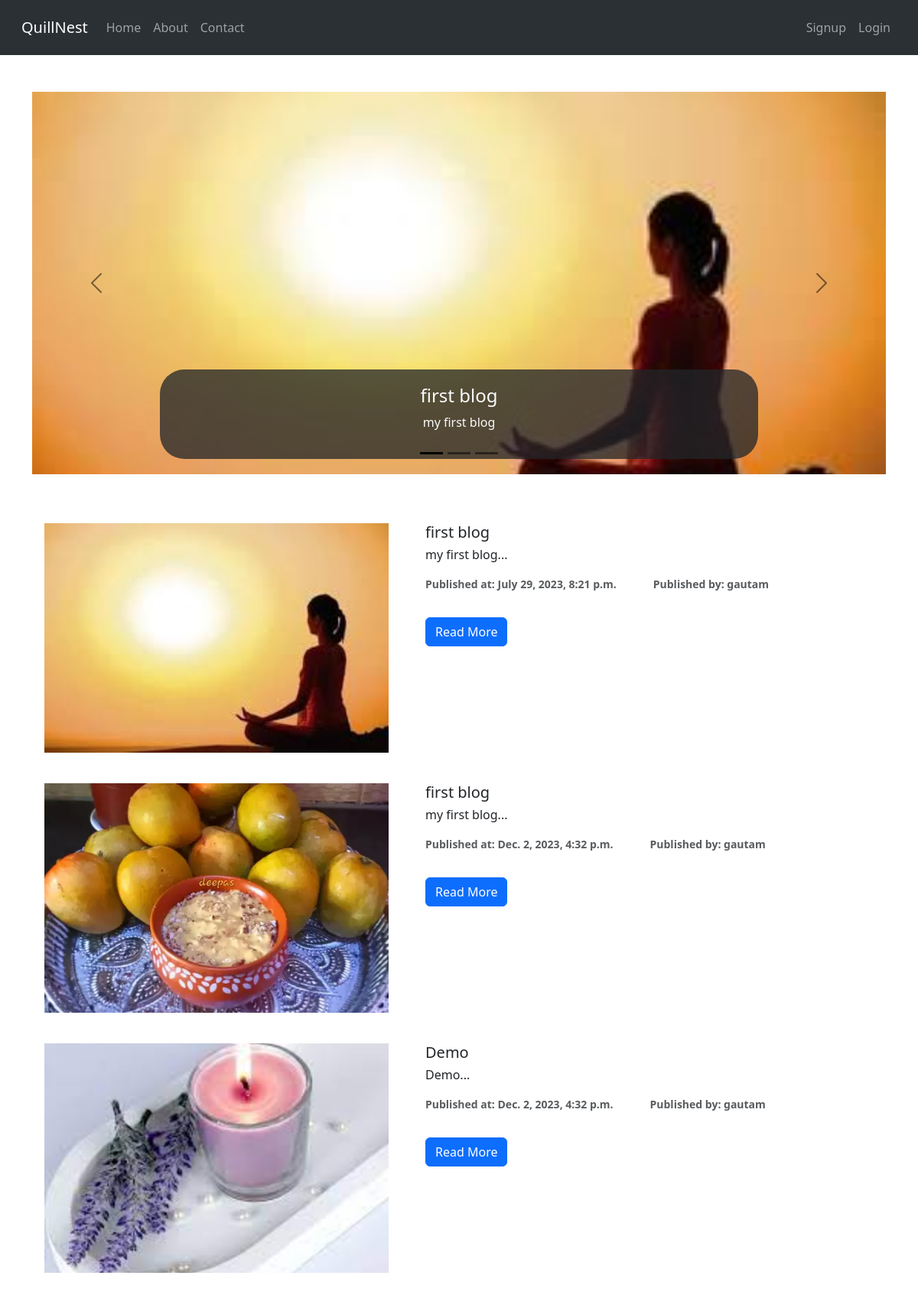
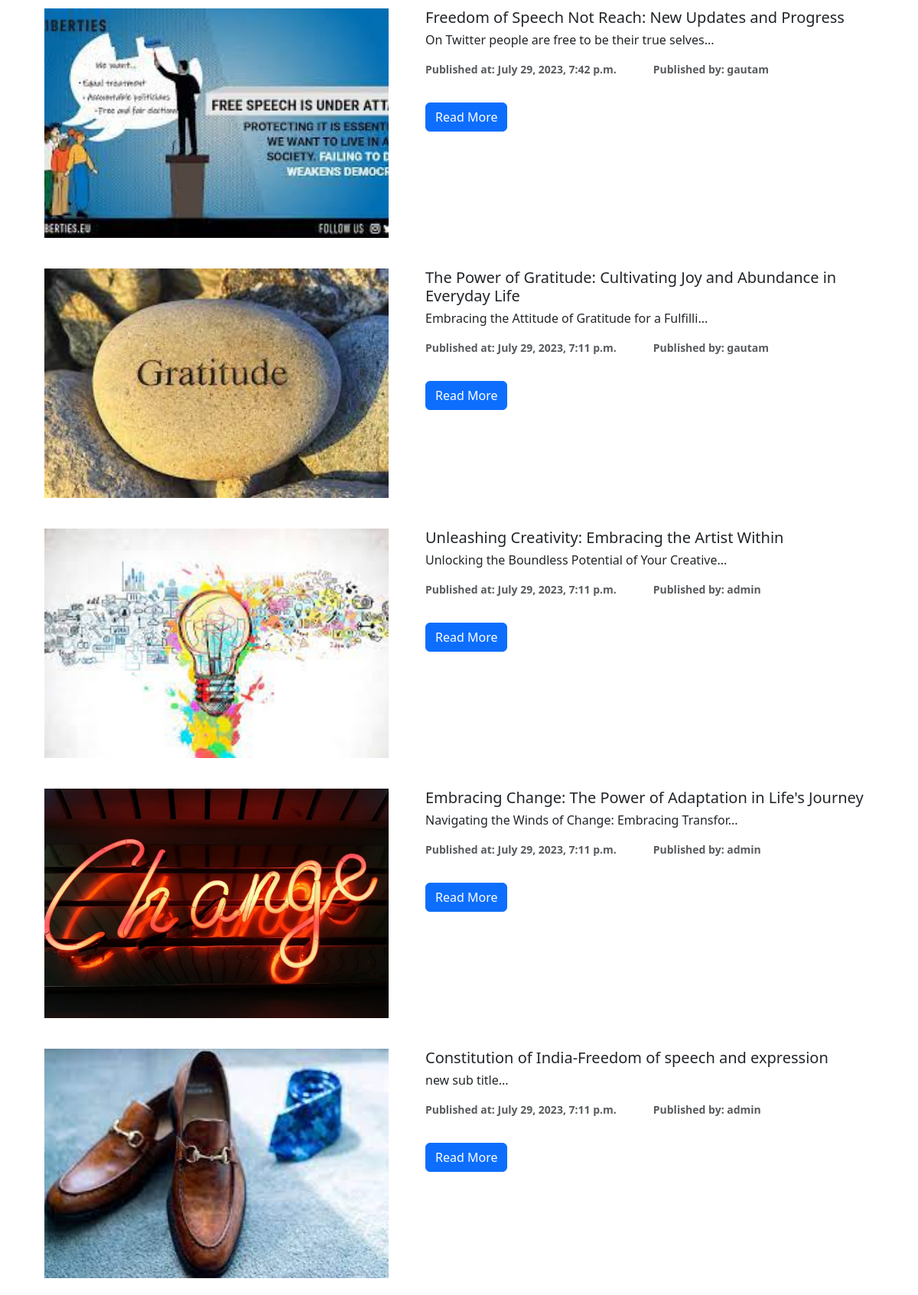
The page / (upper part) on the database its author committed (2 pictures, top to bottom).
### blogs/models.py (models this page shows, shortened)
class SoftDelete(models.Model):
    is_deleted = models.BooleanField(default=False)
    objects = CustomManager()  # overwrite with custom model manager
    every = models.Manager()  # create new model manage that works as built in model manager
    class Meta:
        abstract = True  # It indicates that this class is not model but it is a base class for models

class Blog(SoftDelete):
    user = models.ForeignKey(User, on_delete=models.CASCADE, default=1)
    title = models.CharField(max_length=200)
    sub_title = models.CharField(max_length=300)
    description = models.TextField()
    slug = models.SlugField(max_length=100, null=True, blank=True, unique=True)
    image = models.ImageField(upload_to="blogs/images", default="default-blog.jpg")
    is_published = models.BooleanField(default=False)
    published_at = models.DateTimeField(null=True, blank=True)
    created_at = models.DateTimeField(auto_now_add=True)
    updated_at = models.DateTimeField(auto_now=True)
    deleted_at = models.DateTimeField(auto_now=True)

### blogs/views.py (the view)
# urls.py: path('', views.index, name="index"),
def index(request):
    blogs_list = Blog.objects.filter(is_published=True).order_by('-created_at')
    paginator = Paginator(blogs_list, 15)
    page_number = request.GET.get("page")
    blogs = paginator.get_page(page_number)
    newest_blogs = blogs_list[:4]
    context = {
        'blogs': blogs,
        'range': range(1, 3),
        'newest_blogs': newest_blogs,
        'paginator': paginator
    }
    return render(request, 'blogs/index.html', context)

### blogs/models.py (called while the page is built)
    def get_queryset(self) -> QuerySet:
        return super().get_queryset().filter(is_deleted=False)

### blogs/templates/blogs/index.html (shortened to what this page needs)
{% extends "base.html" %}
{% block body %}
<div id="carouselExampleCaptions" class="carousel carousel-dark slide">
    <div class="carousel-indicators">
        <button type="button" data-bs-target="#carouselExampleCaptions" data-bs-slide-to="0" class="active"
            aria-current="true" aria-label="Slide 1"></button>
        {% for num in range %}
        <button type="button" data-bs-target="#carouselExampleCaptions" data-bs-slide-to="{{num}}"
            aria-label="Slide {{num}}"></button>
        {% endfor %}
    </div>
    <div class="carousel-inner">
        <div class="carousel-item active">
            <img src="{{newest_blogs.first.image.url}}" class="d-block w-100" alt="...">
            <div class="carousel-caption d-none d-md-block text-bg-dark text-light bg-opacity-75 rounded-5">
                <h4>{{newest_blogs.first.title}}</h4>
                <p>{{newest_blogs.first.sub_title}}</p>
            </div>
        </div>
    </div>
    <button class="carousel-control-prev" type="button" data-bs-target="#carouselExampleCaptions" data-bs-slide="prev">
        <span class="carousel-control-prev-icon" aria-hidden="true"></span>
    </button>
    <button class="carousel-control-next" type="button" data-bs-target="#carouselExampleCaptions" data-bs-slide="next">
        <span class="carousel-control-next-icon" aria-hidden="true"></span>
    </button>
</div>
<div class="mt-5">
    {% for blog in blogs %}
    <div class="d-flex p-3 my-2">
        <div class="blog-list">
            <img src="{{blog.image.url}}" alt="">
        </div>
        <div class="ms-5">
            <h5>{{blog.title}}</h5>
            <h6>{{blog.sub_title|slice:":50"}}...</h6>
            <div class="d-flex my-3">
                <p class="text-muted fw-semibold me-5"><small>Published at: {{blog.published_at}}</small></p>
                <p class="text-muted fw-semibold"><small>Published by: {{blog.user.username}}</small></p>
            </div>
            <a href="{% url 'blogs:detail' blog.slug %}" class="btn btn-primary">Read More</a>
        </div>
    </div>
    {% endfor %}
</div>
{% endblock %}

### blogs/templates/blogs/index.html (style rules this page uses)
.carousel-inner { width: 100%; height: 500px; margin: auto; }
.carousel-item { width: 100%; height: 100%; }
.carousel-item img { width: 100%; height: 100%; object-fit: cover; }
.blog-list img { width: 450px; height: 300px; object-fit: cover; }

### rows shown on the page
Blog: first.image (picture), first "first blog", first.sub_title "my first blog", image (picture), title "first blog", sub_title "my first blog", published_at "July 29, 2023, 8:21 p.m.", user.username "gautam"
Blog: image (picture), title "first blog", sub_title "my first blog", published_at "Dec. 2, 2023, 4:32 p.m.", user.username "gautam"
Blog: image (picture), title "Demo", sub_title "Demo", published_at "Dec. 2, 2023, 4:32 p.m.", user.username "gautam"
Blog: image (picture), title "Freedom of Speech Not Reach: New Updates and Progress", sub_title "On Twitter people are free to be their true selves", published_at "July 29, 2023, 7:42 p.m.", user.username "gautam"
Blog: image (picture), title "The Power of Gratitude: Cultivating Joy and Abundance in Everyday Life", sub_title "Embracing the Attitude of Gratitude for a Fulfilli", published_at "July 29, 2023, 7:11 p.m.", user.username "gautam"
Blog: image (picture), title "Unleashing Creativity: Embracing the Artist Within", sub_title "Unlocking the Boundless Potential of Your Creative", published_at "July 29, 2023, 7:11 p.m.", user.username "admin"
Blog: image (picture), title "Embracing Change: The Power of Adaptation in Life's Journey", sub_title "Navigating the Winds of Change: Embracing Transfor", published_at "July 29, 2023, 7:11 p.m.", user.username "admin"
Blog: image (picture), title "Constitution of India-Freedom of speech and expression", sub_title "new sub title", published_at "July 29, 2023, 7:11 p.m.", user.username "admin"
